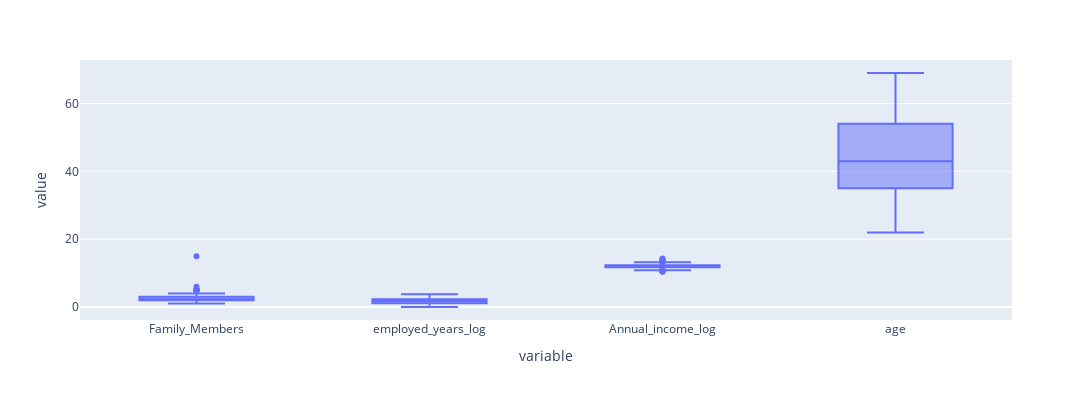

The notebook cell saved with this chart:
### Markdown cell above
## Outlier removal

### Code cell
# box-plot
fig = px.box(cccc, y=['Family_Members','employed_years_log','Annual_income_log','age'], width=1400, height=400)
fig.show()

### Figure 1 — Plotly figure (JSON) as saved in the notebook; plotly's stock layout.template omitted (floating-point values rounded to 4 significant figures; data arrays with more than 128 entries replaced by an {"elided": "..."} marker saying what was removed)
{"data": [{"alignmentgroup": "True", "hovertemplate": "variable=%{x}<br>value=%{y}<extra></extra>", "legendgroup": "", "marker": {"color": "#636efa"}, "name": "", "notched": false, "offsetgroup": "", "orientation": "v", "showlegend": false, "type": "box", "x": {"elided": "5544 str values"}, "x0": " ", "xaxis": "x", "y": {"elided": "5544 float values"}, "y0": " ", "yaxis": "y"}], "layout": {"boxmode": "group", "height": 400, "legend": {"tracegroupgap": 0}, "margin": {"t": 60}, "width": 1400, "xaxis": {"anchor": "y", "domain": [0, 1], "title": {"text": "variable"}}, "yaxis": {"anchor": "x", "domain": [0, 1], "title": {"text": "value"}}}}
